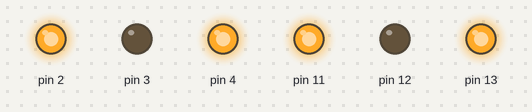
Simulated run of this sketch. Board: Arduino Uno, built with avr-gcc and run on an emulated ATmega328P. Shown: output pins drawn as LEDs (lit = HIGH).

Above: at 1.0 s.
At 3.0 s:
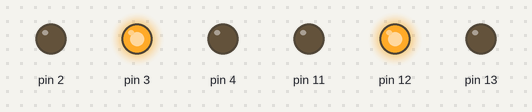
At 8.3 s:
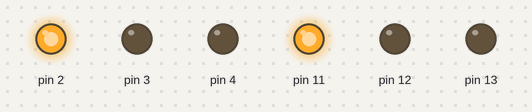
At 12.6 s:
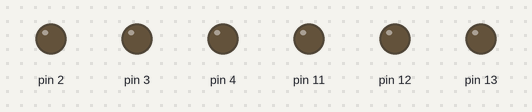
Timing chart, 0 to 17.1 s (numbered marks = the images above):
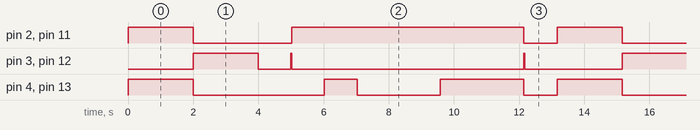

The sketch:

sketch_feb24a.ino
```cpp
using namespace std;
class Motor {

  public:
    unsigned int in1;
    unsigned int in2;
    unsigned int en;
    Motor(int in1, int in2, int en) {
      // setting all variables
      this -> in1 = in1;
      this -> in2 = in2;
      this -> en = en;
    }

    void init() {
      // marking arduino pins as outputs
      pinMode(en, OUTPUT);
      pinMode(in1, OUTPUT);
      pinMode(in2, OUTPUT);

      //setting motor direction
      digitalWrite(in1, HIGH);
      digitalWrite(in2, LOW);
    }

    void setPower(float power)  {
      if(power > 0) {
        setDirection(true);
        analogWrite(en, power * 255);
      }
      else  {
        setDirection(false);
        analogWrite(en, power * 255);
      }
    }

    void stop() {
      digitalWrite(in1, LOW);
      digitalWrite(in2, LOW);
    }

    void setDirection(bool forward) {
      if(forward) {
        digitalWrite(in1, HIGH);
        digitalWrite(in2, LOW);
      }
      else  {
        digitalWrite(in1, LOW);
        digitalWrite(in2, HIGH);
      }
    }
};


Motor leftMotor(11, 12, 13);

Motor rightMotor(2, 3, 4);

void setup() {
  leftMotor.init();
  rightMotor.init();
}


void demoOne() {
  leftMotor.setPower(1);
  rightMotor.setPower(1);

  delay(2000);

  // Now change motor directions
  leftMotor.setPower(-1);
  rightMotor.setPower(-1);
  delay(2000);

  // Now turn off motors
  leftMotor.stop();
  rightMotor.stop();

}

void demoTwo() {

  // This function will run the motors across the range of possible speeds
  // Note that maximum speed is determined by the motor itself and the operating voltage

  // Accelerate from zero to maximum speed

  for (float i = 0; i < 1; i += 0.01)
  {
    leftMotor.setPower(i);
    rightMotor.setPower(i);
    delay(20);
  }

  // Decelerate from maximum speed to zero

  for (int i = 255; i >= 0; --i)
  {
    leftMotor.setPower(i);
    rightMotor.setPower(i);
    delay(20);
  }

  leftMotor.stop();
  rightMotor.stop();
}

void loop() {
  demoOne();

  delay(1000);

  demoTwo();

  delay(1000);
}
```

Measured:
- by itself, pin 2, pin 11: repeats every 13.2 s: HIGH 7.1 s, LOW 1.0 s, HIGH 2.0 s, LOW 3.0 s
- by itself, pin 3, pin 12: repeats every 13.2 s: LOW 1.0 s, HIGH 0.02 s, LOW 7.1 s, HIGH 0.02 s, LOW 3.0 s, HIGH 2.0 s
- by itself, pin 4, pin 13: repeats every 13.2 s: LOW 4.0 s, HIGH 1.0 s, LOW 2.6 s, HIGH 2.6 s, LOW 1.0 s, HIGH 2.0 s
